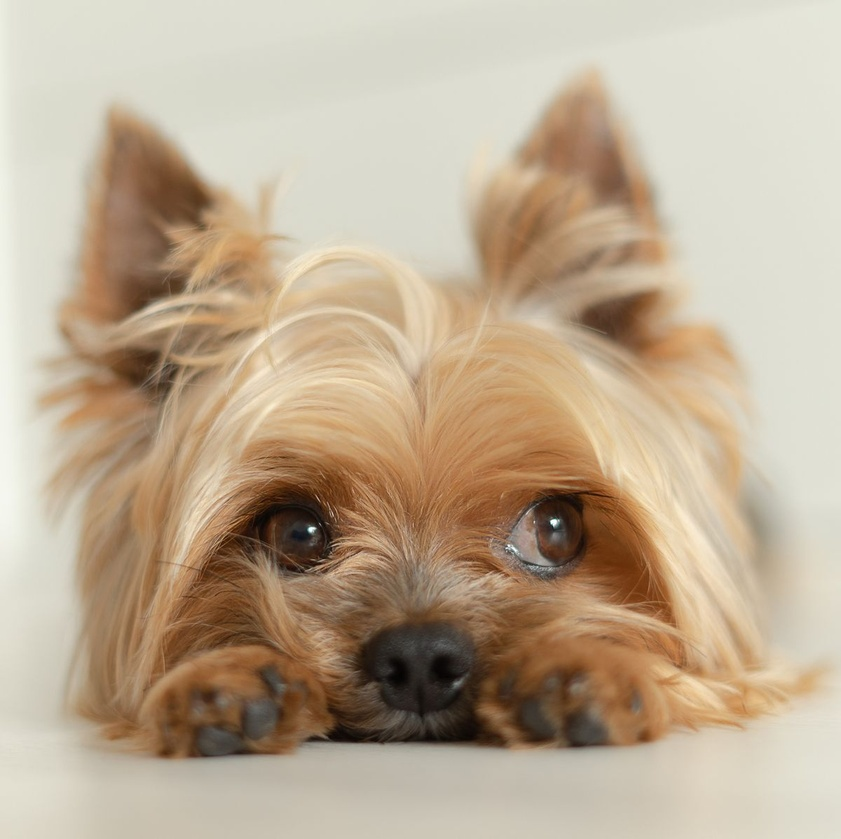
#> input picture Photos/dog.jpg, 841 x 839 px, shrunk from 1200 x 1197 before the run
$ python BitPlaneSlicing.py
#> lines starting #> are read from the running program, lines starting #| are printed output that depends on the picture; after the words box and inside, x2 and y2 are one past the last pixel; in counts of white or black regions, pixels touching at a corner belong together
import cv2
import numpy as np
import matplotlib.pyplot as plt

def bit_plane_slice(image, bit_position):
    # Extract the specified bit plane from each pixel
    bit_plane = (image >> bit_position) & 1
    # Convert the bit plane to a 0-255 grayscale image
    bit_plane *= 255
    return bit_plane.astype(np.uint8)

# Load an example image
image_path = 'Photos/dog.jpg'
original_image = cv2.imread(image_path, cv2.IMREAD_GRAYSCALE)
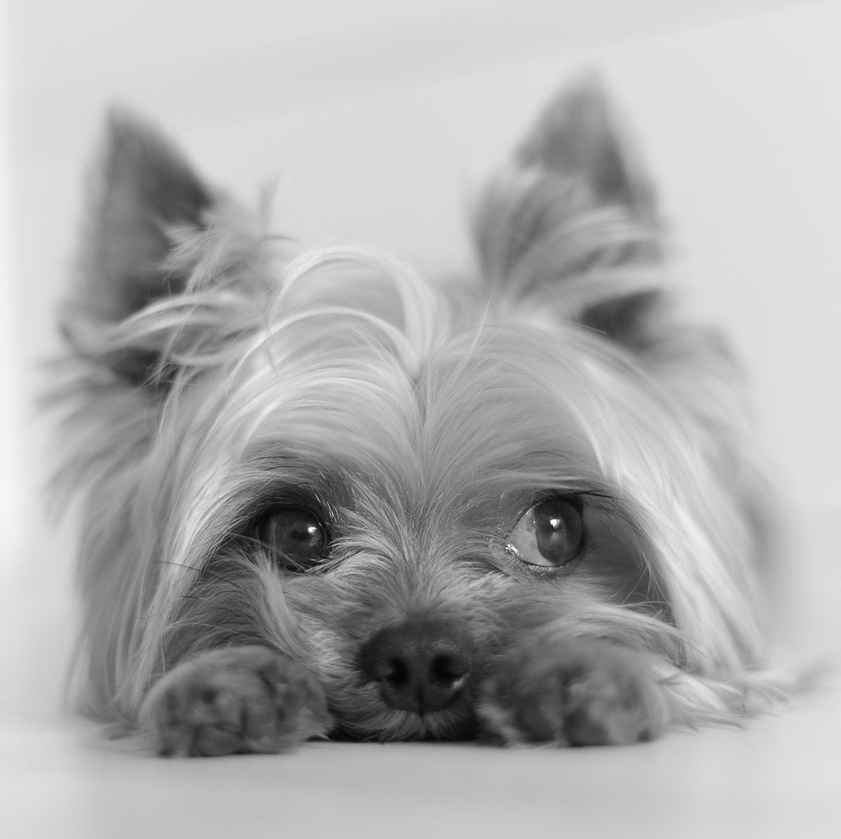
#> original_image: shape (839, 841); min 3, max 255, mean 173.7

# Get the height and width of the image
height, width = original_image.shape
#> height = 839; width = 841

# Number of bits per pixel (assuming 8-bit image)
num_bits = 8

# Create subplots to display the original image and its bit planes
plt.figure(figsize=(12, 6))

# Display the original image
plt.subplot(3, 3, 1)
plt.imshow(original_image, cmap='gray')
plt.title('Original Image')

# Display each bit plane
for i in range(num_bits):
    plt.subplot(3, 3, i + 2)
    plt.imshow(bit_plane_slice(original_image, i), cmap='gray')
    plt.title(f'Bit Plane {i}')
#> this loop made 8 passes
#> pass 1, in bit_plane_slice, `bit_plane = (image >> bit_position) & 1`:
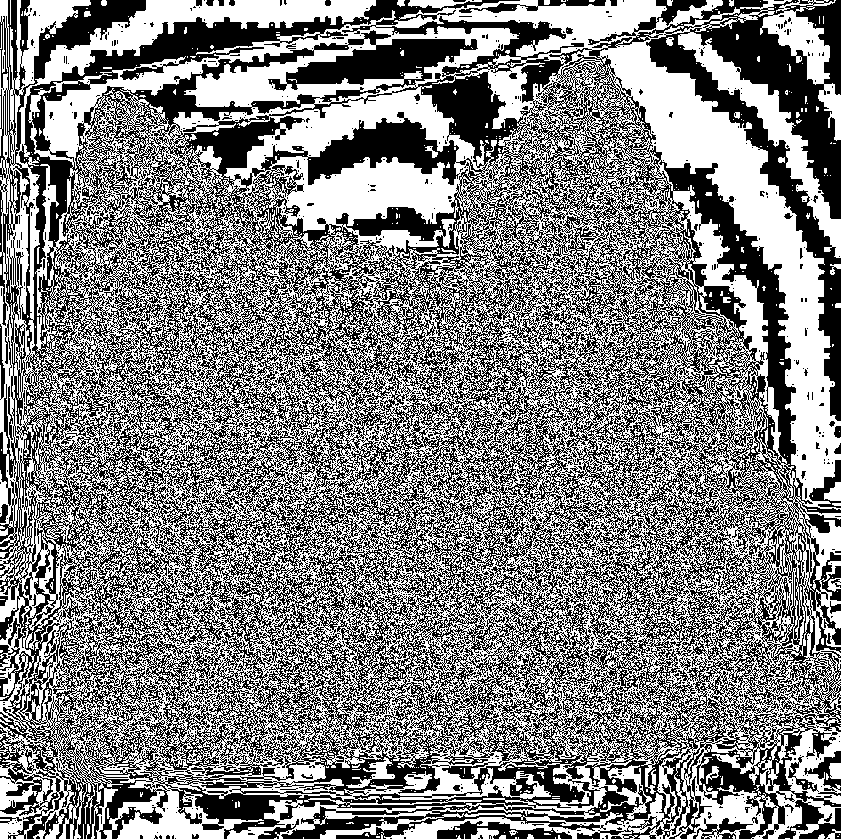
#> bit_plane: shape (839, 841); values 0 (black) and 1 (white), 51% white; 1769 black regions (1712 under 20 px), largest, box (x1, y1, x2, y2) and area: (0, 0, 841, 839) 335310, (437, 821, 572, 839) 1171, (459, 0, 606, 13) 655
#> pass 2, in bit_plane_slice (call 2), `bit_plane = (image >> bit_position) & 1`:
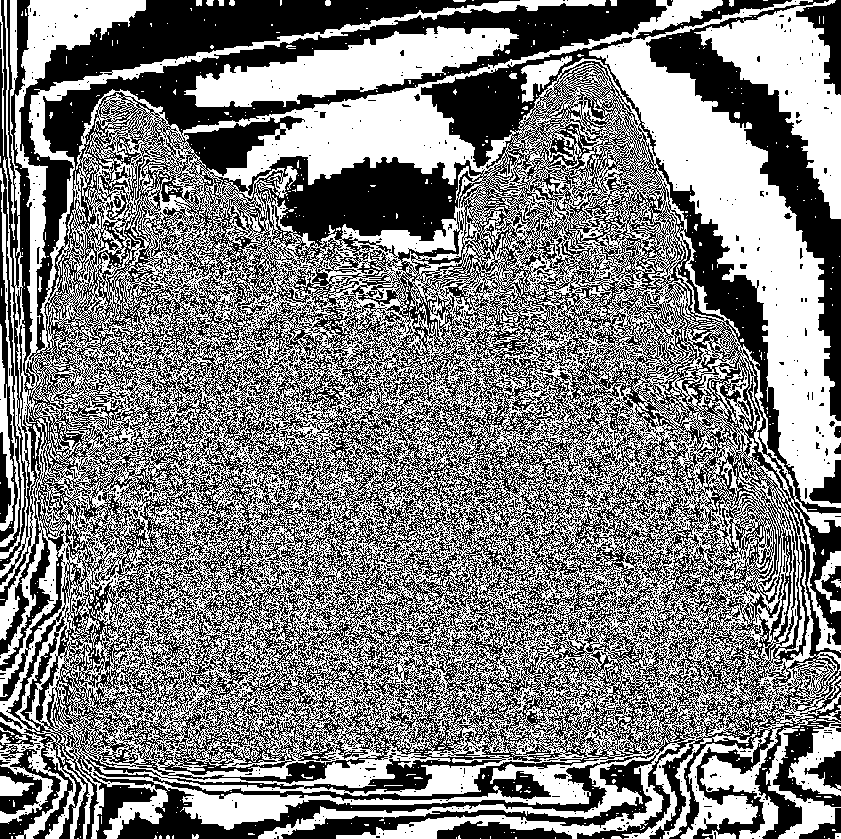
#> bit_plane: shape (839, 841); values 0 (black) and 1 (white), 50.2% white; 1472 black regions (1432 under 20 px), largest, box (x1, y1, x2, y2) and area: (0, 0, 841, 839) 322086, (646, 0, 841, 421) 14478, (796, 0, 841, 95) 1726

plt.tight_layout()
plt.show()
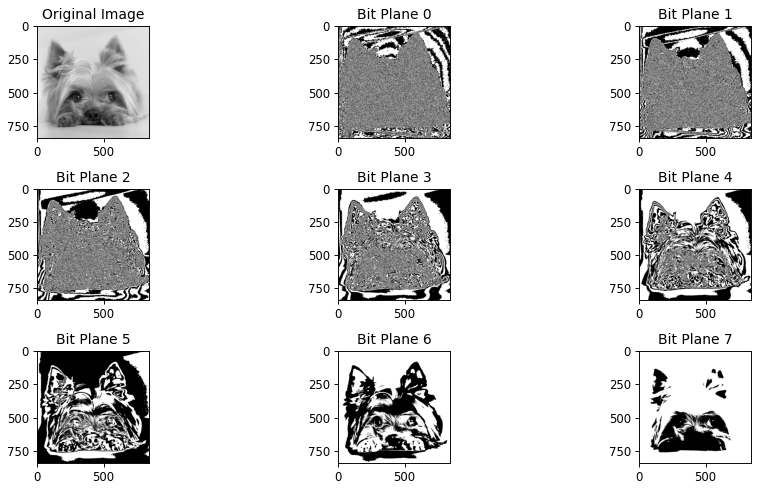
#> figure drawn by matplotlib, 9 panels
